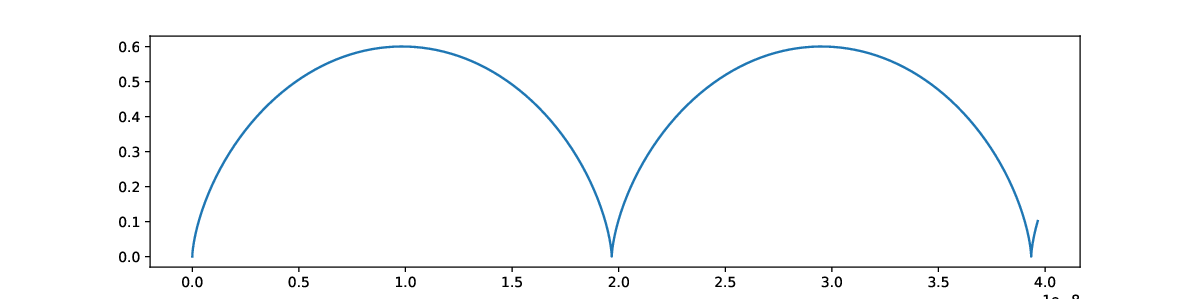

Recreate this plot in Python.
import matplotlib.pyplot as plt
import numpy as np

fig = plt.figure(figsize=(12,3))

q, B, E, m = 1.6e-19, 1.0, 0.3, 1.67e-27

t = np.linspace(0, 0.00000014, 100000)

y=(E/B)*(1-np.cos(q*B*t/m))
x=(E/B)*(t-(m*np.sin(q*B*t/m)/(q*B)))

plt.plot(x,y)
plt.show()
